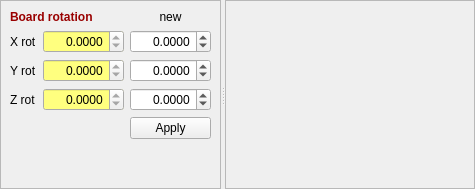
              <widget class="QSplitter" name="splitter_6">
               <property name="sizePolicy">
                <sizepolicy hsizetype="Expanding" vsizetype="Expanding">
                 <horstretch>0</horstretch>
                 <verstretch>3</verstretch>
                </sizepolicy>
               </property>
               <property name="orientation">
                <enum>Qt::Horizontal</enum>
               </property>
               <widget class="QFrame" name="frame_19">
                <property name="sizePolicy">
                 <sizepolicy hsizetype="Minimum" vsizetype="Expanding">
                  <horstretch>0</horstretch>
                  <verstretch>0</verstretch>
                 </sizepolicy>
                </property>
                <property name="frameShape">
                 <enum>QFrame::StyledPanel</enum>
                </property>
                <property name="frameShadow">
                 <enum>QFrame::Raised</enum>
                </property>
                <layout class="QGridLayout" name="gridLayout_19">
                 <item row="3" column="0">
                  <widget class="QLabel" name="label_acc_9">
                   <property name="text">
                    <string>Z rot</string>
                   </property>
                  </widget>
                 </item>
                 <item row="2" column="2">
                  <widget class="QDoubleSpinBox" name="doubleSpinBox_board_y_rot">
                   <property name="sizePolicy">
                    <sizepolicy hsizetype="Preferred" vsizetype="Fixed">
                     <horstretch>0</horstretch>
                     <verstretch>0</verstretch>
                    </sizepolicy>
                   </property>
                   <property name="toolTip">
                    <string>Pitch (Y is left)</string>
                   </property>
                   <property name="alignment">
                    <set>Qt::AlignRight|Qt::AlignTrailing|Qt::AlignVCenter</set>
                   </property>
                   <property name="decimals">
                    <number>4</number>
                   </property>
                   <property name="minimum">
                    <double>-180.000000000000000</double>
                   </property>
                   <property name="maximum">
                    <double>360.000000000000000</double>
                   </property>
                   <property name="singleStep">
                    <double>10.000000000000000</double>
                   </property>
                  </widget>
                 </item>
                 <item row="1" column="2">
                  <widget class="QDoubleSpinBox" name="doubleSpinBox_board_x_rot">
                   <property name="sizePolicy">
                    <sizepolicy hsizetype="Preferred" vsizetype="Fixed">
                     <horstretch>0</horstretch>
                     <verstretch>0</verstretch>
                    </sizepolicy>
                   </property>
                   <property name="toolTip">
                    <string>Roll (x is forward)</string>
                   </property>
                   <property name="alignment">
                    <set>Qt::AlignRight|Qt::AlignTrailing|Qt::AlignVCenter</set>
                   </property>
                   <property name="decimals">
                    <number>4</number>
                   </property>
                   <property name="minimum">
                    <double>-180.000000000000000</double>
                   </property>
                   <property name="maximum">
                    <double>360.000000000000000</double>
                   </property>
                   <property name="singleStep">
                    <double>10.000000000000000</double>
                   </property>
                  </widget>
                 </item>
                 <item row="3" column="2">
                  <widget class="QDoubleSpinBox" name="doubleSpinBox_board_z_rot">
                   <property name="sizePolicy">
                    <sizepolicy hsizetype="Preferred" vsizetype="Fixed">
                     <horstretch>0</horstretch>
                     <verstretch>0</verstretch>
                    </sizepolicy>
                   </property>
                   <property name="toolTip">
                    <string>Yaw (Z is up)</string>
                   </property>
                   <property name="alignment">
                    <set>Qt::AlignRight|Qt::AlignTrailing|Qt::AlignVCenter</set>
                   </property>
                   <property name="decimals">
                    <number>4</number>
                   </property>
                   <property name="minimum">
                    <double>-180.000000000000000</double>
                   </property>
                   <property name="maximum">
                    <double>360.000000000000000</double>
                   </property>
                   <property name="singleStep">
                    <double>10.000000000000000</double>
                   </property>
                  </widget>
                 </item>
                 <item row="4" column="2">
                  <widget class="QPushButton" name="pushButton_board_rot_apply">
                   <property name="text">
                    <string>Apply</string>
                   </property>
                  </widget>
                 </item>
                 <item row="5" column="0">
                  <spacer name="verticalSpacer_5">
                   <property name="orientation">
                    <enum>Qt::Vertical</enum>
                   </property>
                   <property name="sizeHint" stdset="0">
                    <size>
                     <width>20</width>
                     <height>40</height>
                    </size>
                   </property>
                  </spacer>
                 </item>
                 <item row="1" column="0">
                  <widget class="QLabel" name="label_acc_7">
                   <property name="text">
                    <string>X rot</string>
                   </property>
                  </widget>
                 </item>
                 <item row="2" column="0">
                  <widget class="QLabel" name="label_acc_8">
                   <property name="text">
                    <string>Y rot</string>
                   </property>
                  </widget>
                 </item>
                 <item row="1" column="1">
                  <widget class="QDoubleSpinBox" name="doubleSpinBox_board_x_rot2">
                   <property name="sizePolicy">
                    <sizepolicy hsizetype="Expanding" vsizetype="Fixed">
                     <horstretch>0</horstretch>
                     <verstretch>0</verstretch>
                    </sizepolicy>
                   </property>
                   <property name="palette">
                    <palette>
                     <active>
                      <colorrole role="Base">
                       <brush brushstyle="SolidPattern">
                        <color alpha="255">
                         <red>255</red>
                         <green>255</green>
                         <blue>127</blue>
                        </color>
                       </brush>
                      </colorrole>
                     </active>
                     <inactive>
                      <colorrole role="Base">
                       <brush brushstyle="SolidPattern">
                        <color alpha="255">
                         <red>255</red>
                         <green>255</green>
                         <blue>127</blue>
                        </color>
                       </brush>
                      </colorrole>
                     </inactive>
                     <disabled>
                      <colorrole role="Base">
                       <brush brushstyle="SolidPattern">
                        <color alpha="255">
                         <red>224</red>
                         <green>224</green>
                         <blue>224</blue>
                        </color>
                       </brush>
                      </colorrole>
                     </disabled>
                    </palette>
                   </property>
                   <property name="alignment">
                    <set>Qt::AlignRight|Qt::AlignTrailing|Qt::AlignVCenter</set>
                   </property>
                   <property name="readOnly">
                    <bool>true</bool>
                   </property>
                   <property name="decimals">
                    <number>4</number>
                   </property>
                   <property name="minimum">
                    <double>-180.000000000000000</double>
                   </property>
                   <property name="maximum">
                    <double>360.000000000000000</double>
                   </property>
                  </widget>
                 </item>
                 <item row="2" column="1">
                  <widget class="QDoubleSpinBox" name="doubleSpinBox_board_y_rot2">
                   <property name="sizePolicy">
                    <sizepolicy hsizetype="Expanding" vsizetype="Fixed">
                     <horstretch>0</horstretch>
                     <verstretch>0</verstretch>
                    </sizepolicy>
                   </property>
                   <property name="palette">
                    <palette>
                     <active>
                      <colorrole role="Base">
                       <brush brushstyle="SolidPattern">
                        <color alpha="255">
                         <red>255</red>
                         <green>255</green>
                         <blue>127</blue>
                        </color>
                       </brush>
                      </colorrole>
                     </active>
                     <inactive>
                      <colorrole role="Base">
                       <brush brushstyle="SolidPattern">
                        <color alpha="255">
                         <red>255</red>
                         <green>255</green>
                         <blue>127</blue>
                        </color>
                       </brush>
                      </colorrole>
                     </inactive>
                     <disabled>
                      <colorrole role="Base">
                       <brush brushstyle="SolidPattern">
                        <color alpha="255">
                         <red>224</red>
                         <green>224</green>
                         <blue>224</blue>
                        </color>
                       </brush>
                      </colorrole>
                     </disabled>
                    </palette>
                   </property>
                   <property name="alignment">
                    <set>Qt::AlignRight|Qt::AlignTrailing|Qt::AlignVCenter</set>
                   </property>
                   <property name="readOnly">
                    <bool>true</bool>
                   </property>
                   <property name="decimals">
                    <number>4</number>
                   </property>
                   <property name="minimum">
                    <double>-180.000000000000000</double>
                   </property>
                   <property name="maximum">
                    <double>360.000000000000000</double>
                   </property>
                  </widget>
                 </item>
                 <item row="3" column="1">
                  <widget class="QDoubleSpinBox" name="doubleSpinBox_board_z_rot2">
                   <property name="sizePolicy">
                    <sizepolicy hsizetype="Expanding" vsizetype="Fixed">
                     <horstretch>0</horstretch>
                     <verstretch>0</verstretch>
                    </sizepolicy>
                   </property>
                   <property name="palette">
                    <palette>
                     <active>
                      <colorrole role="Base">
                       <brush brushstyle="SolidPattern">
                        <color alpha="255">
                         <red>255</red>
                         <green>255</green>
                         <blue>127</blue>
                        </color>
                       </brush>
                      </colorrole>
                     </active>
                     <inactive>
                      <colorrole role="Base">
                       <brush brushstyle="SolidPattern">
                        <color alpha="255">
                         <red>255</red>
                         <green>255</green>
                         <blue>127</blue>
                        </color>
                       </brush>
                      </colorrole>
                     </inactive>
                     <disabled>
                      <colorrole role="Base">
                       <brush brushstyle="SolidPattern">
                        <color alpha="255">
                         <red>224</red>
                         <green>224</green>
                         <blue>224</blue>
                        </color>
                       </brush>
                      </colorrole>
                     </disabled>
                    </palette>
                   </property>
                   <property name="alignment">
                    <set>Qt::AlignRight|Qt::AlignTrailing|Qt::AlignVCenter</set>
                   </property>
                   <property name="readOnly">
                    <bool>true</bool>
                   </property>
                   <property name="decimals">
                    <number>4</number>
                   </property>
                   <property name="minimum">
                    <double>-180.000000000000000</double>
                   </property>
                   <property name="maximum">
                    <double>360.000000000000000</double>
                   </property>
                  </widget>
                 </item>
                 <item row="0" column="0" colspan="2">
                  <widget class="QLabel" name="label_47">
                   <property name="text">
                    <string>&lt;html&gt;&lt;head/&gt;&lt;body&gt;&lt;p&gt;&lt;span style=&quot; font-weight:600; color:#990000;&quot;&gt;Board rotation&lt;/span&gt;&lt;/p&gt;&lt;/body&gt;&lt;/html&gt;</string>
                   </property>
                  </widget>
                 </item>
                 <item row="0" column="2">
                  <widget class="QLabel" name="label_acc_10">
                   <property name="text">
                    <string>new</string>
                   </property>
                   <property name="alignment">
                    <set>Qt::AlignCenter</set>
                   </property>
                  </widget>
                 </item>
                </layout>
               </widget>
               <widget class="QFrame" name="frame_7">
                <property name="sizePolicy">
                 <sizepolicy hsizetype="Expanding" vsizetype="Expanding">
                  <horstretch>3</horstretch>
                  <verstretch>3</verstretch>
                 </sizepolicy>
                </property>
                <property name="minimumSize">
                 <size>
                  <width>250</width>
                  <height>0</height>
                 </size>
                </property>
                <property name="frameShape">
                 <enum>QFrame::StyledPanel</enum>
                </property>
                <property name="frameShadow">
                 <enum>QFrame::Raised</enum>
                </property>
                <layout class="QVBoxLayout" name="verticalLayout_4">
                 <item>
                  <layout class="QHBoxLayout" name="horizontalLayout_acc"/>
                 </item>
                </layout>
               </widget>
              </widget>
